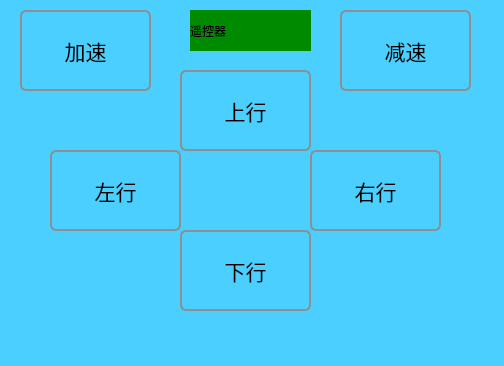
<?xml version="1.0" encoding="UTF-8"?>
<ui version="4.0">
 <class>Client</class>
 <widget class="QMainWindow" name="Client">
  <property name="geometry">
   <rect>
    <x>0</x>
    <y>0</y>
    <width>504</width>
    <height>366</height>
   </rect>
  </property>
  <property name="windowTitle">
   <string>Client</string>
  </property>
  <property name="styleSheet">
   <string notr="true">background-color: rgb(75, 207, 255);</string>
  </property>
  <widget class="QWidget" name="centralwidget">
   <widget class="QLabel" name="label_3">
    <property name="geometry">
     <rect>
      <x>190</x>
      <y>10</y>
      <width>121</width>
      <height>41</height>
     </rect>
    </property>
    <property name="styleSheet">
     <string notr="true">font: 20pt &quot;楷体&quot;;
background-color: rgb(0, 138, 0);</string>
    </property>
    <property name="text">
     <string>遥控器</string>
    </property>
   </widget>
   <widget class="QToolButton" name="toolButton">
    <property name="geometry">
     <rect>
      <x>180</x>
      <y>70</y>
      <width>131</width>
      <height>81</height>
     </rect>
    </property>
    <property name="font">
     <font>
      <family>黑体</family>
      <pointsize>16</pointsize>
     </font>
    </property>
    <property name="styleSheet">
     <string notr="true">  QToolButton { /* all types of tool button */
      border: 2px solid #8f8f91;
      border-radius: 6px;
      background-color: qlineargradient(x1: 0, y1: 0, x2: 0, y2: 1,
                                        stop: 0 #f6f7fa, stop: 1 #dadbde);
  }

  QToolButton[popupMode=&quot;1&quot;] { /* only for MenuButtonPopup */
      padding-right: 20px; /* make way for the popup button */
  }

  QToolButton:pressed {
      background-color: qlineargradient(x1: 0, y1: 0, x2: 0, y2: 1,
                                        stop: 0 #dadbde, stop: 1 #f6f7fa);
  }

  /* the subcontrols below are used only in the MenuButtonPopup mode */
  QToolButton::menu-button {
      border: 2px solid gray;
      border-top-right-radius: 6px;
      border-bottom-right-radius: 6px;
      /* 16px width + 4px for border = 20px allocated above */
      width: 16px;
  }

  QToolButton::menu-arrow {
      image: url(downarrow.png);
  }

  QToolButton::menu-arrow:open {
      top: 1px; left: 1px; /* shift it a bit */
  }
 </string>
    </property>
    <property name="text">
     <string>上行</string>
    </property>
   </widget>
   <widget class="QToolButton" name="toolButton_2">
    <property name="geometry">
     <rect>
      <x>180</x>
      <y>230</y>
      <width>131</width>
      <height>81</height>
     </rect>
    </property>
    <property name="font">
     <font>
      <family>黑体</family>
      <pointsize>16</pointsize>
     </font>
    </property>
    <property name="styleSheet">
     <string notr="true">  QToolButton { /* all types of tool button */
      border: 2px solid #8f8f91;
      border-radius: 6px;
      background-color: qlineargradient(x1: 0, y1: 0, x2: 0, y2: 1,
                                        stop: 0 #f6f7fa, stop: 1 #dadbde);
  }

  QToolButton[popupMode=&quot;1&quot;] { /* only for MenuButtonPopup */
      padding-right: 20px; /* make way for the popup button */
  }

  QToolButton:pressed {
      background-color: qlineargradient(x1: 0, y1: 0, x2: 0, y2: 1,
                                        stop: 0 #dadbde, stop: 1 #f6f7fa);
  }

  /* the subcontrols below are used only in the MenuButtonPopup mode */
  QToolButton::menu-button {
      border: 2px solid gray;
      border-top-right-radius: 6px;
      border-bottom-right-radius: 6px;
      /* 16px width + 4px for border = 20px allocated above */
      width: 16px;
  }

  QToolButton::menu-arrow {
      image: url(downarrow.png);
  }

  QToolButton::menu-arrow:open {
      top: 1px; left: 1px; /* shift it a bit */
  }
 </string>
    </property>
    <property name="text">
     <string>下行</string>
    </property>
   </widget>
   <widget class="QToolButton" name="toolButton_3">
    <property name="geometry">
     <rect>
      <x>50</x>
      <y>150</y>
      <width>131</width>
      <height>81</height>
     </rect>
    </property>
    <property name="font">
     <font>
      <family>黑体</family>
      <pointsize>16</pointsize>
     </font>
    </property>
    <property name="styleSheet">
     <string notr="true">  QToolButton { /* all types of tool button */
      border: 2px solid #8f8f91;
      border-radius: 6px;
      background-color: qlineargradient(x1: 0, y1: 0, x2: 0, y2: 1,
                                        stop: 0 #f6f7fa, stop: 1 #dadbde);
  }

  QToolButton[popupMode=&quot;1&quot;] { /* only for MenuButtonPopup */
      padding-right: 20px; /* make way for the popup button */
  }

  QToolButton:pressed {
      background-color: qlineargradient(x1: 0, y1: 0, x2: 0, y2: 1,
                                        stop: 0 #dadbde, stop: 1 #f6f7fa);
  }

  /* the subcontrols below are used only in the MenuButtonPopup mode */
  QToolButton::menu-button {
      border: 2px solid gray;
      border-top-right-radius: 6px;
      border-bottom-right-radius: 6px;
      /* 16px width + 4px for border = 20px allocated above */
      width: 16px;
  }

  QToolButton::menu-arrow {
      image: url(downarrow.png);
  }

  QToolButton::menu-arrow:open {
      top: 1px; left: 1px; /* shift it a bit */
  }
 </string>
    </property>
    <property name="text">
     <string>左行</string>
    </property>
   </widget>
   <widget class="QToolButton" name="toolButton_4">
    <property name="geometry">
     <rect>
      <x>310</x>
      <y>150</y>
      <width>131</width>
      <height>81</height>
     </rect>
    </property>
    <property name="font">
     <font>
      <family>黑体</family>
      <pointsize>16</pointsize>
     </font>
    </property>
    <property name="styleSheet">
     <string notr="true">  QToolButton { /* all types of tool button */
      border: 2px solid #8f8f91;
      border-radius: 6px;
      background-color: qlineargradient(x1: 0, y1: 0, x2: 0, y2: 1,
                                        stop: 0 #f6f7fa, stop: 1 #dadbde);
  }

  QToolButton[popupMode=&quot;1&quot;] { /* only for MenuButtonPopup */
      padding-right: 20px; /* make way for the popup button */
  }

  QToolButton:pressed {
      background-color: qlineargradient(x1: 0, y1: 0, x2: 0, y2: 1,
                                        stop: 0 #dadbde, stop: 1 #f6f7fa);
  }

  /* the subcontrols below are used only in the MenuButtonPopup mode */
  QToolButton::menu-button {
      border: 2px solid gray;
      border-top-right-radius: 6px;
      border-bottom-right-radius: 6px;
      /* 16px width + 4px for border = 20px allocated above */
      width: 16px;
  }

  QToolButton::menu-arrow {
      image: url(downarrow.png);
  }

  QToolButton::menu-arrow:open {
      top: 1px; left: 1px; /* shift it a bit */
  }
 </string>
    </property>
    <property name="text">
     <string>右行</string>
    </property>
   </widget>
   <widget class="QToolButton" name="toolButton_5">
    <property name="geometry">
     <rect>
      <x>20</x>
      <y>10</y>
      <width>131</width>
      <height>81</height>
     </rect>
    </property>
    <property name="font">
     <font>
      <family>黑体</family>
      <pointsize>16</pointsize>
     </font>
    </property>
    <property name="styleSheet">
     <string notr="true">  QToolButton { /* all types of tool button */
      border: 2px solid #8f8f91;
      border-radius: 6px;
      background-color: qlineargradient(x1: 0, y1: 0, x2: 0, y2: 1,
                                        stop: 0 #f6f7fa, stop: 1 #dadbde);
  }

  QToolButton[popupMode=&quot;1&quot;] { /* only for MenuButtonPopup */
      padding-right: 20px; /* make way for the popup button */
  }

  QToolButton:pressed {
      background-color: qlineargradient(x1: 0, y1: 0, x2: 0, y2: 1,
                                        stop: 0 #dadbde, stop: 1 #f6f7fa);
  }

  /* the subcontrols below are used only in the MenuButtonPopup mode */
  QToolButton::menu-button {
      border: 2px solid gray;
      border-top-right-radius: 6px;
      border-bottom-right-radius: 6px;
      /* 16px width + 4px for border = 20px allocated above */
      width: 16px;
  }

  QToolButton::menu-arrow {
      image: url(downarrow.png);
  }

  QToolButton::menu-arrow:open {
      top: 1px; left: 1px; /* shift it a bit */
  }
 </string>
    </property>
    <property name="text">
     <string>加速</string>
    </property>
   </widget>
   <widget class="QToolButton" name="toolButton_6">
    <property name="geometry">
     <rect>
      <x>340</x>
      <y>10</y>
      <width>131</width>
      <height>81</height>
     </rect>
    </property>
    <property name="font">
     <font>
      <family>黑体</family>
      <pointsize>16</pointsize>
     </font>
    </property>
    <property name="styleSheet">
     <string notr="true">  QToolButton { /* all types of tool button */
      border: 2px solid #8f8f91;
      border-radius: 6px;
      background-color: qlineargradient(x1: 0, y1: 0, x2: 0, y2: 1,
                                        stop: 0 #f6f7fa, stop: 1 #dadbde);
  }

  QToolButton[popupMode=&quot;1&quot;] { /* only for MenuButtonPopup */
      padding-right: 20px; /* make way for the popup button */
  }

  QToolButton:pressed {
      background-color: qlineargradient(x1: 0, y1: 0, x2: 0, y2: 1,
                                        stop: 0 #dadbde, stop: 1 #f6f7fa);
  }

  /* the subcontrols below are used only in the MenuButtonPopup mode */
  QToolButton::menu-button {
      border: 2px solid gray;
      border-top-right-radius: 6px;
      border-bottom-right-radius: 6px;
      /* 16px width + 4px for border = 20px allocated above */
      width: 16px;
  }

  QToolButton::menu-arrow {
      image: url(downarrow.png);
  }

  QToolButton::menu-arrow:open {
      top: 1px; left: 1px; /* shift it a bit */
  }
 </string>
    </property>
    <property name="text">
     <string>减速</string>
    </property>
   </widget>
  </widget>
  <widget class="QStatusBar" name="statusbar"/>
 </widget>
 <resources/>
 <connections/>
</ui>
